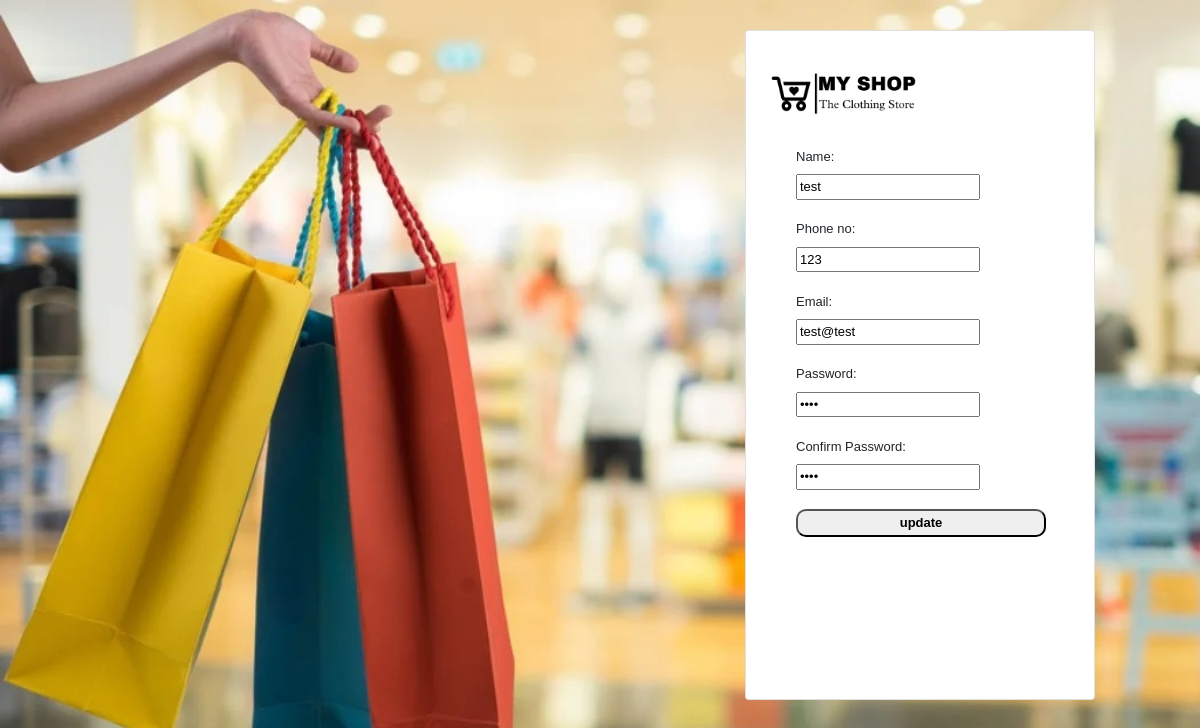
Screenshot of /home/edit_user/1 with the database file from the repository.
### myshopapp/models.py (models this page shows)
class Register(models.Model):
    name = models.CharField(max_length=100)
    phoneno=models.IntegerField()
    email=models.CharField(max_length=100)
    password=models.CharField(max_length=100)
    status=models.IntegerField(default=1)

### myshopapp/views.py (the view)
# urls.py: path('edit_user/<id>',views.edit_user,name='edit_user'),
def edit_user(request,id):
    user=Register.objects.get(id=id)
    data={'title':'update | MyShop','user':user}
    return render(request,'Edit.html',data)

### myshopapp/templates/Edit.html (shortened to what this page needs)
<!DOCTYPE html>
{% load static %}
<html lang="en">
<head>
    <link rel="stylesheet" href="https://cdn.jsdelivr.net/npm/bootstrap@4.6.2/dist/css/bootstrap.min.css"
>
    <link rel="stylesheet" href="{% static 'css/style1.css' %}">
</head>
<body
    style="background-image: url(../static/images/loginbanner.jpg); background-attachment: fixed; background-size: cover; ">
    <div class="container">
        <div class="card" style="width: 350px; height:670px; margin-top: 30px; margin-left: 700px;">
            <div class="card-body">
                <form method="POST" action="{% url 'update' %}" enctype="multipart/form-data">
                    <img src="{% static 'images/loginlogo.png' %}" alt="logo" id="img" /><br><br>
                    <div id="signupsection">
                        <label>Name:</label> <br>
                        <input class="text1" type="text" value="{{user.name}}" placeholder="Enter Your Name" name="name" required /><br><br>
                        <label>Phone no:</label> <br>
                        <input class="text1" type="Number"   value="{{user.phoneno}}" name="phoneno" required /><br><br>
                        <label>Email:</label><br>
                        <input class="text1" type="Email"  value="{{user.email}}" placeholder="Email" name="email" required /><br><br>
                        <label>Password:</label> <br>
                        <input class="text1" type="password"  value="{{user.password}}" placeholder="password" name="password" required /><br><br>
                        <label>Confirm Password:</label> <br>
                        <input class="text1" type="password"   value="{{user.password}}" placeholder="password" name="password" required /><br><br>
                        <input type="submit" value="update" id="button"><br><br>
                    </div>
                </form>
            </div>
        </div>
    </div>
</body>
</html>

### myshopapp/static/css/style1.css (style rules this page uses)
#img { margin-top:20px; width: 50%; }
#button { border-radius: 10px; width:250px; height: 28px; font-weight: bold; font-size: 13px; }
#signupsection { padding-left: 30px; padding-top:5px; font-size: 13px; font-family: Verdana, Geneva, Tahoma, sans-serif; }

### rows the page displays
Register: name "test", phoneno "123", email "test@test"
